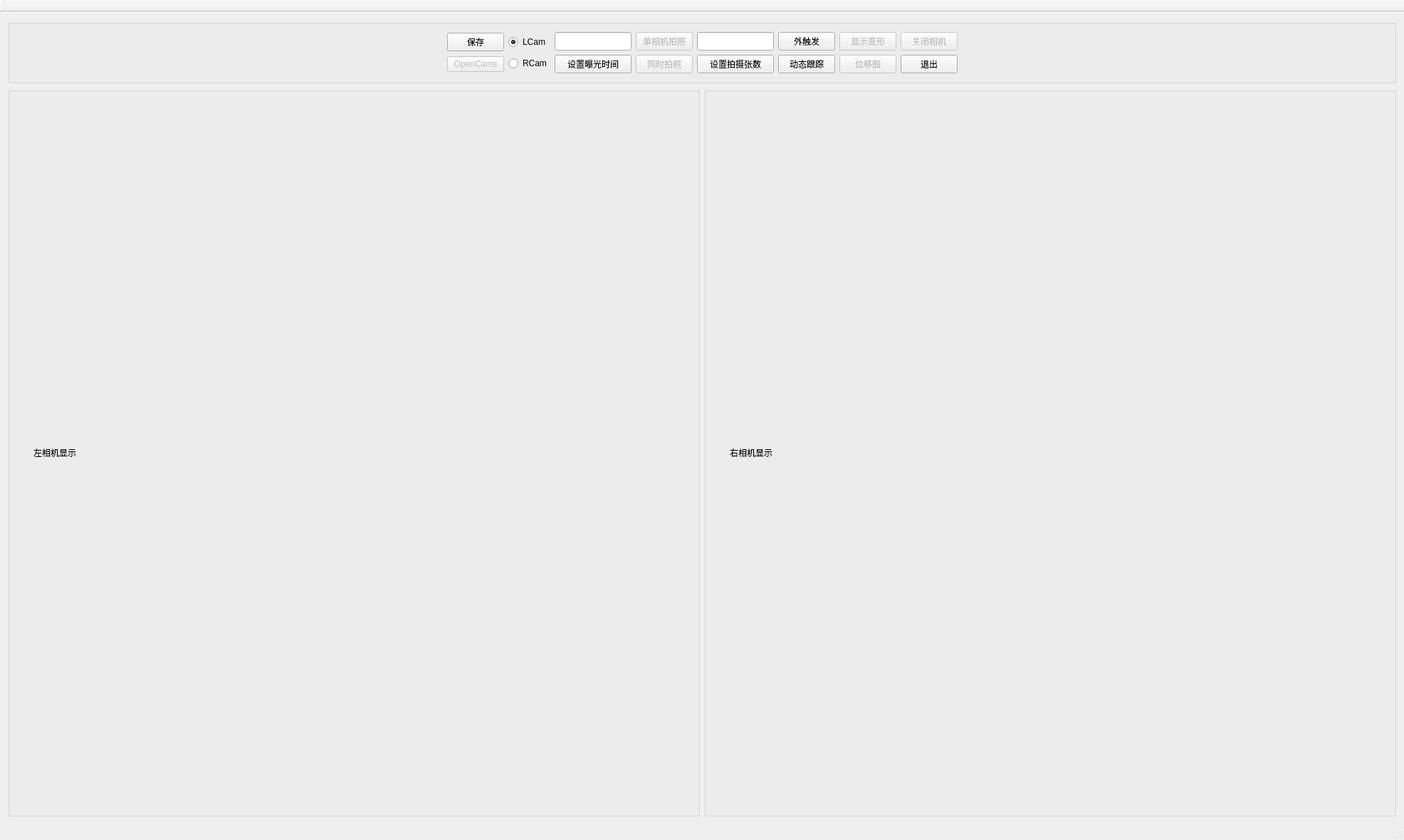
<?xml version="1.0" encoding="UTF-8"?>
<ui version="4.0">
 <class>Dynamic3DTrackingClass</class>
 <widget class="QMainWindow" name="Dynamic3DTrackingClass">
  <property name="geometry">
   <rect>
    <x>0</x>
    <y>0</y>
    <width>1972</width>
    <height>1180</height>
   </rect>
  </property>
  <property name="sizePolicy">
   <sizepolicy hsizetype="Expanding" vsizetype="Expanding">
    <horstretch>0</horstretch>
    <verstretch>10</verstretch>
   </sizepolicy>
  </property>
  <property name="windowTitle">
   <string>Dynamic3DTracking</string>
  </property>
  <widget class="QWidget" name="centralWidget">
   <property name="sizePolicy">
    <sizepolicy hsizetype="Expanding" vsizetype="Expanding">
     <horstretch>0</horstretch>
     <verstretch>10</verstretch>
    </sizepolicy>
   </property>
   <layout class="QGridLayout" name="gridLayout_3">
    <item row="0" column="0">
     <layout class="QVBoxLayout" name="verticalLayout_12"/>
    </item>
    <item row="0" column="1">
     <layout class="QVBoxLayout" name="verticalLayout_13">
      <item>
       <widget class="QGroupBox" name="groupBoxUp">
        <property name="sizePolicy">
         <sizepolicy hsizetype="Expanding" vsizetype="Fixed">
          <horstretch>0</horstretch>
          <verstretch>0</verstretch>
         </sizepolicy>
        </property>
        <property name="toolTipDuration">
         <number>-1</number>
        </property>
        <property name="title">
         <string/>
        </property>
        <layout class="QGridLayout" name="gridLayout_4">
         <item row="0" column="0">
          <layout class="QHBoxLayout" name="horizontalLayout">
           <item>
            <spacer name="horizontalSpacer">
             <property name="orientation">
              <enum>Qt::Horizontal</enum>
             </property>
             <property name="sizeHint" stdset="0">
              <size>
               <width>40</width>
               <height>20</height>
              </size>
             </property>
            </spacer>
           </item>
           <item>
            <layout class="QVBoxLayout" name="verticalLayout">
             <item>
              <widget class="QPushButton" name="btnSavePath">
               <property name="text">
                <string>保存</string>
               </property>
               <property name="icon">
                <iconset resource="../dynamic3dtracking.qrc">
                 <normaloff>:/保存/Resources/Save_48px_1179933_easyicon.net.png</normaloff>:/保存/Resources/Save_48px_1179933_easyicon.net.png</iconset>
               </property>
              </widget>
             </item>
             <item>
              <widget class="QPushButton" name="btnOpenCams">
               <property name="enabled">
                <bool>false</bool>
               </property>
               <property name="text">
                <string>OpenCams</string>
               </property>
               <property name="icon">
                <iconset resource="../dynamic3dtracking.qrc">
                 <normaloff>:/打开相机/Resources/sonyericsson_camera_photo_48px_1135473_easyicon.net.png</normaloff>:/打开相机/Resources/sonyericsson_camera_photo_48px_1135473_easyicon.net.png</iconset>
               </property>
              </widget>
             </item>
            </layout>
           </item>
           <item>
            <layout class="QVBoxLayout" name="verticalLayout_3">
             <item>
              <widget class="QRadioButton" name="radioBtnL">
               <property name="enabled">
                <bool>true</bool>
               </property>
               <property name="text">
                <string>LCam</string>
               </property>
               <property name="checked">
                <bool>true</bool>
               </property>
              </widget>
             </item>
             <item>
              <widget class="QRadioButton" name="radioBtnR">
               <property name="text">
                <string>RCam</string>
               </property>
              </widget>
             </item>
            </layout>
           </item>
           <item>
            <layout class="QVBoxLayout" name="verticalLayout_2">
             <item>
              <widget class="QLineEdit" name="lineEditExpoTime">
               <property name="sizePolicy">
                <sizepolicy hsizetype="Preferred" vsizetype="Expanding">
                 <horstretch>2</horstretch>
                 <verstretch>0</verstretch>
                </sizepolicy>
               </property>
               <property name="minimumSize">
                <size>
                 <width>100</width>
                 <height>0</height>
                </size>
               </property>
               <property name="maximumSize">
                <size>
                 <width>200</width>
                 <height>16777215</height>
                </size>
               </property>
               <property name="alignment">
                <set>Qt::AlignCenter</set>
               </property>
              </widget>
             </item>
             <item>
              <widget class="QPushButton" name="btnSetExpTime">
               <property name="text">
                <string>设置曝光时间</string>
               </property>
               <property name="icon">
                <iconset resource="../dynamic3dtracking.qrc">
                 <normaloff>:/设置曝光时间/Resources/exposure_48px_1176623_easyicon.net.png</normaloff>:/设置曝光时间/Resources/exposure_48px_1176623_easyicon.net.png</iconset>
               </property>
              </widget>
             </item>
            </layout>
           </item>
           <item>
            <layout class="QVBoxLayout" name="verticalLayout_4">
             <item>
              <widget class="QPushButton" name="btnSingleCamCapture">
               <property name="enabled">
                <bool>false</bool>
               </property>
               <property name="text">
                <string>单相机拍照</string>
               </property>
               <property name="icon">
                <iconset resource="../dynamic3dtracking.qrc">
                 <normaloff>:/单相机拍摄/Resources/com_motorola_camera_48px_1107083_easyicon.net.png</normaloff>:/单相机拍摄/Resources/com_motorola_camera_48px_1107083_easyicon.net.png</iconset>
               </property>
              </widget>
             </item>
             <item>
              <widget class="QPushButton" name="btnTwoCamsCapture">
               <property name="enabled">
                <bool>false</bool>
               </property>
               <property name="text">
                <string>同时拍照</string>
               </property>
               <property name="icon">
                <iconset resource="../dynamic3dtracking.qrc">
                 <normaloff>:/双相机拍摄/Resources/binocular_Telescope_48px_558106_easyicon.net.png</normaloff>:/双相机拍摄/Resources/binocular_Telescope_48px_558106_easyicon.net.png</iconset>
               </property>
              </widget>
             </item>
            </layout>
           </item>
           <item>
            <layout class="QVBoxLayout" name="verticalLayout_8">
             <item>
              <widget class="QLineEdit" name="lineEditPicNum">
               <property name="sizePolicy">
                <sizepolicy hsizetype="Preferred" vsizetype="Expanding">
                 <horstretch>2</horstretch>
                 <verstretch>0</verstretch>
                </sizepolicy>
               </property>
               <property name="minimumSize">
                <size>
                 <width>100</width>
                 <height>0</height>
                </size>
               </property>
               <property name="maximumSize">
                <size>
                 <width>200</width>
                 <height>16777215</height>
                </size>
               </property>
               <property name="alignment">
                <set>Qt::AlignCenter</set>
               </property>
              </widget>
             </item>
             <item>
              <widget class="QPushButton" name="btnSetPicNum">
               <property name="text">
                <string>设置拍摄张数</string>
               </property>
               <property name="icon">
                <iconset resource="../dynamic3dtracking.qrc">
                 <normaloff>:/设置图片张数/Resources/设置图片张数.png</normaloff>:/设置图片张数/Resources/设置图片张数.png</iconset>
               </property>
              </widget>
             </item>
            </layout>
           </item>
           <item>
            <layout class="QVBoxLayout" name="verticalLayout_10">
             <item>
              <widget class="QPushButton" name="externalTrigButton">
               <property name="text">
                <string>外触发</string>
               </property>
               <property name="icon">
                <iconset resource="../dynamic3dtracking.qrc">
                 <normaloff>:/外触发/Resources/portal_trigger_48px_1066495_easyicon.net.png</normaloff>:/外触发/Resources/portal_trigger_48px_1066495_easyicon.net.png</iconset>
               </property>
              </widget>
             </item>
             <item>
              <widget class="QPushButton" name="btnDynamicTracking">
               <property name="enabled">
                <bool>true</bool>
               </property>
               <property name="text">
                <string>动态跟踪</string>
               </property>
               <property name="icon">
                <iconset resource="../dynamic3dtracking.qrc">
                 <normaloff>:/动态跟踪/Resources/Short_Track_48px_1134850_easyicon.net.png</normaloff>:/动态跟踪/Resources/Short_Track_48px_1134850_easyicon.net.png</iconset>
               </property>
               <property name="checkable">
                <bool>false</bool>
               </property>
              </widget>
             </item>
            </layout>
           </item>
           <item>
            <layout class="QVBoxLayout" name="verticalLayout_9">
             <item>
              <widget class="QPushButton" name="BtnDeformation">
               <property name="enabled">
                <bool>false</bool>
               </property>
               <property name="text">
                <string>显示变形</string>
               </property>
               <property name="icon">
                <iconset resource="../dynamic3dtracking.qrc">
                 <normaloff>:/显示变形/Resources/software_font_size_47.81954887218px_1183001_easyicon.net.png</normaloff>:/显示变形/Resources/software_font_size_47.81954887218px_1183001_easyicon.net.png</iconset>
               </property>
              </widget>
             </item>
             <item>
              <widget class="QPushButton" name="btnXGraph">
               <property name="enabled">
                <bool>false</bool>
               </property>
               <property name="text">
                <string>位移图</string>
               </property>
               <property name="icon">
                <iconset resource="../dynamic3dtracking.qrc">
                 <normaloff>:/位移图/Resources/diagram_48px_1200321_easyicon.net.png</normaloff>:/位移图/Resources/diagram_48px_1200321_easyicon.net.png</iconset>
               </property>
               <property name="checkable">
                <bool>false</bool>
               </property>
              </widget>
             </item>
            </layout>
           </item>
           <item>
            <layout class="QVBoxLayout" name="verticalLayout_11">
             <item>
              <widget class="QPushButton" name="btnCloseCams">
               <property name="enabled">
                <bool>false</bool>
               </property>
               <property name="text">
                <string>关闭相机</string>
               </property>
               <property name="icon">
                <iconset resource="../dynamic3dtracking.qrc">
                 <normaloff>:/关闭相机/Resources/camera_close_48px_1110923_easyicon.net.png</normaloff>:/关闭相机/Resources/camera_close_48px_1110923_easyicon.net.png</iconset>
               </property>
              </widget>
             </item>
             <item>
              <widget class="QPushButton" name="btnExit">
               <property name="text">
                <string>退出</string>
               </property>
               <property name="icon">
                <iconset resource="../dynamic3dtracking.qrc">
                 <normaloff>:/退出/Resources/sign_out_exit_24px_515890_easyicon.net.png</normaloff>:/退出/Resources/sign_out_exit_24px_515890_easyicon.net.png</iconset>
               </property>
              </widget>
             </item>
            </layout>
           </item>
           <item>
            <spacer name="horizontalSpacer_2">
             <property name="orientation">
              <enum>Qt::Horizontal</enum>
             </property>
             <property name="sizeHint" stdset="0">
              <size>
               <width>40</width>
               <height>20</height>
              </size>
             </property>
            </spacer>
           </item>
          </layout>
         </item>
        </layout>
       </widget>
      </item>
      <item>
       <layout class="QHBoxLayout" name="horizontalLayout_2">
        <item>
         <widget class="QGroupBox" name="groupBoxL">
          <property name="sizePolicy">
           <sizepolicy hsizetype="Expanding" vsizetype="Expanding">
            <horstretch>0</horstretch>
            <verstretch>12</verstretch>
           </sizepolicy>
          </property>
          <property name="title">
           <string/>
          </property>
          <layout class="QGridLayout" name="gridLayout">
           <item row="0" column="0">
            <widget class="QLabel" name="labelLeftCam">
             <property name="sizePolicy">
              <sizepolicy hsizetype="Fixed" vsizetype="Fixed">
               <horstretch>0</horstretch>
               <verstretch>0</verstretch>
              </sizepolicy>
             </property>
             <property name="minimumSize">
              <size>
               <width>900</width>
               <height>900</height>
              </size>
             </property>
             <property name="mouseTracking">
              <bool>false</bool>
             </property>
             <property name="text">
              <string>左相机显示</string>
             </property>
             <property name="scaledContents">
              <bool>true</bool>
             </property>
            </widget>
           </item>
          </layout>
         </widget>
        </item>
        <item>
         <widget class="QGroupBox" name="groupBoxR">
          <property name="sizePolicy">
           <sizepolicy hsizetype="Expanding" vsizetype="Expanding">
            <horstretch>0</horstretch>
            <verstretch>12</verstretch>
           </sizepolicy>
          </property>
          <property name="title">
           <string/>
          </property>
          <layout class="QGridLayout" name="gridLayout_2">
           <item row="0" column="0">
            <widget class="QLabel" name="labelRightCam">
             <property name="sizePolicy">
              <sizepolicy hsizetype="Fixed" vsizetype="Fixed">
               <horstretch>0</horstretch>
               <verstretch>0</verstretch>
              </sizepolicy>
             </property>
             <property name="minimumSize">
              <size>
               <width>900</width>
               <height>900</height>
              </size>
             </property>
             <property name="text">
              <string>右相机显示</string>
             </property>
             <property name="scaledContents">
              <bool>true</bool>
             </property>
            </widget>
           </item>
          </layout>
         </widget>
        </item>
       </layout>
      </item>
     </layout>
    </item>
   </layout>
  </widget>
  <widget class="QMenuBar" name="menuBar">
   <property name="geometry">
    <rect>
     <x>0</x>
     <y>0</y>
     <width>1972</width>
     <height>34</height>
    </rect>
   </property>
  </widget>
  <widget class="QToolBar" name="mainToolBar">
   <attribute name="toolBarArea">
    <enum>TopToolBarArea</enum>
   </attribute>
   <attribute name="toolBarBreak">
    <bool>false</bool>
   </attribute>
  </widget>
  <widget class="QStatusBar" name="statusBar"/>
 </widget>
 <layoutdefault spacing="6" margin="11"/>
 <resources>
  <include location="../dynamic3dtracking.qrc"/>
 </resources>
 <connections/>
</ui>
